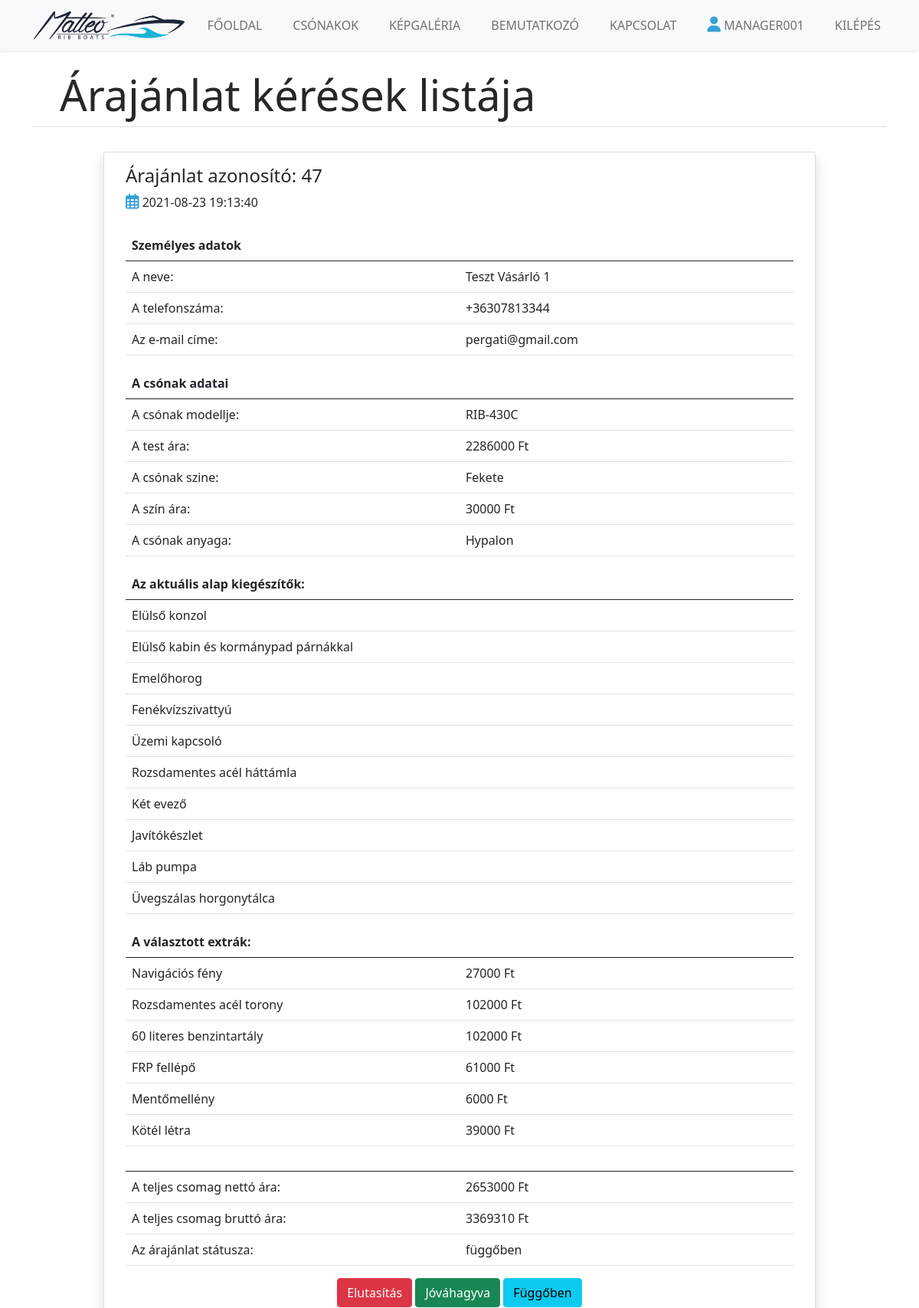
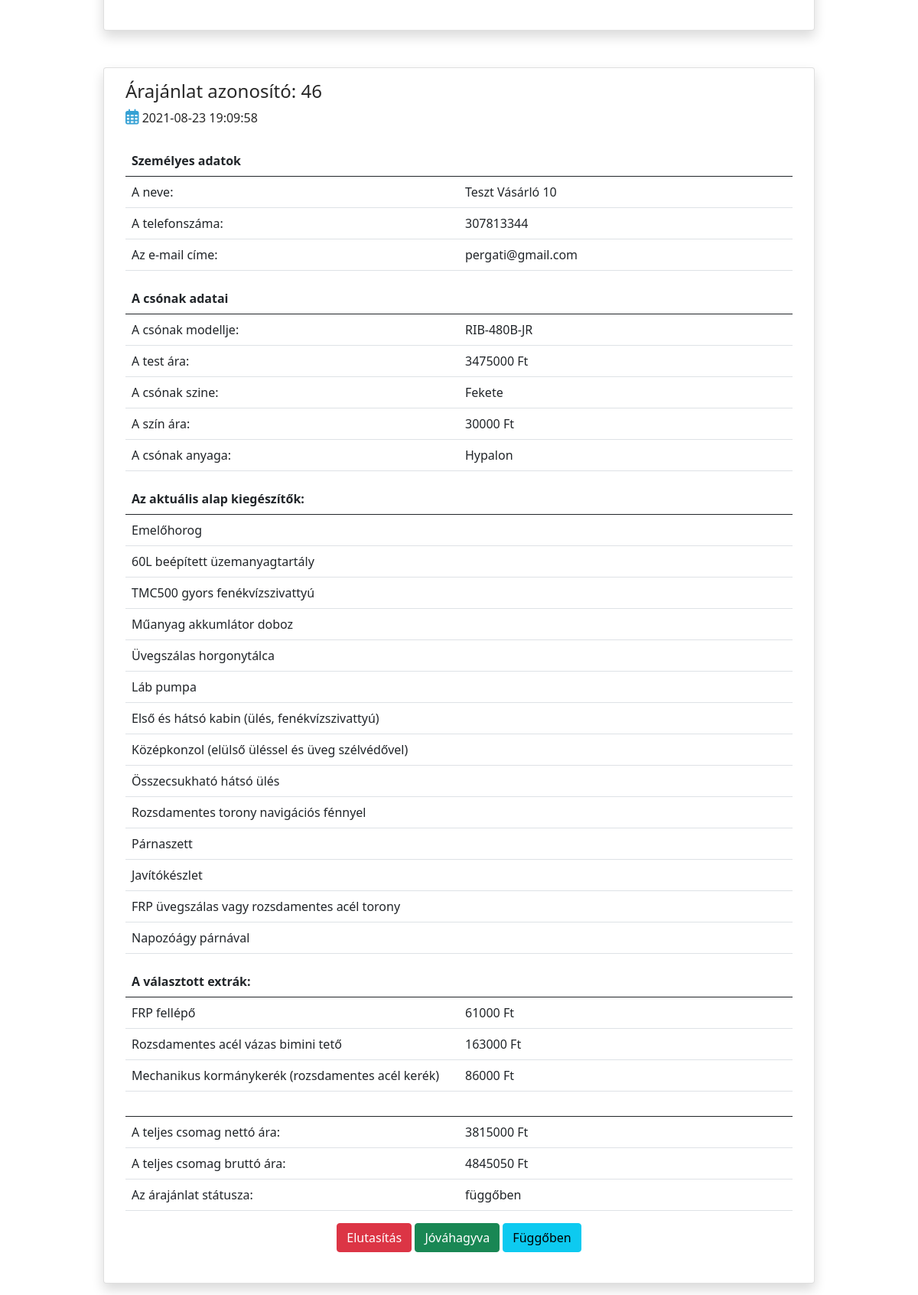
Page /orderlist.php (signed in, upper part) on the committed database (2 pictures, top to bottom).
### tables this page shows
CREATE TABLE `ordersum` (
  `id` int(11) NOT NULL,
  `date` datetime NOT NULL DEFAULT current_timestamp(),
  `buyername` text NOT NULL,
  `phone` text NOT NULL,
  `email` text NOT NULL,
  `boatid` int(11) NOT NULL,
  `colorid` int(11) NOT NULL,
  `material` varchar(10) NOT NULL,
  `materialprice` int(50) NOT NULL,
  `bodyprice` int(50) NOT NULL,
  `sumprice` int(50) NOT NULL,
  `sumvatprice` double NOT NULL,
  `status` text DEFAULT 'függőben'
);

CREATE TABLE `boatlist` (
  `id` int(11) NOT NULL,
  `modell` text NOT NULL,
  `pvc1` int(11) NOT NULL,
  `pvc2` int(11) NOT NULL,
  `hyp1` int(11) NOT NULL,
  `hyp2` int(11) NOT NULL,
  `fulllength` text NOT NULL,
  `innerlength` text NOT NULL,
  `fullwidth` text NOT NULL,
  `innerwidth` text NOT NULL,
  `diameter` text NOT NULL,
  `nettweight` text NOT NULL,
  `maxweight` text NOT NULL,
  `maxperson` text NOT NULL,
  `maxengine` text NOT NULL,
  `suggestedengine` text NOT NULL,
  `maxengineweight` text NOT NULL,
  `feet` text NOT NULL,
  `airchamber` int(10) NOT NULL,
  `packagesize` text NOT NULL,
  `stock` tinyint(1) NOT NULL,
  `boatimg` text NOT NULL
);

CREATE TABLE `colors` (
  `id` int(11) NOT NULL,
  `color` varchar(25) NOT NULL,
  `material` varchar(25) NOT NULL,
  `price` int(15) NOT NULL,
  `image` varchar(25) NOT NULL
);

CREATE TABLE `orderbasic` (
  `id` int(11) NOT NULL,
  `orderid` int(11) NOT NULL,
  `orderedbasicname` text NOT NULL
);

CREATE TABLE `orderextra` (
  `id` int(11) NOT NULL,
  `orderid` int(11) NOT NULL,
  `orderedextraid` int(11) NOT NULL,
  `extraprice` int(25) NOT NULL
);

CREATE TABLE `extralist` (
  `id` int(11) NOT NULL,
  `extraName` text NOT NULL
);

### classes/Database.php (called while the page is built)
<?php
class Database
{
	public static function getConnection($host,$dbname,$user,$password) {
		return new PDO('mysql:host='.$host.";dbname=".$dbname,$user,$password);
	}
}
?>

### classes/OrderService.php (called while the page is built, shortened)
<?php
require_once 'SQL.php';
class OrderService
{
	private $sql;
	function __construct(){
		$this->sql = new SQL();
	}
	public function getOrderList(){
		return $this->sql->getOrderList();
	}
	public function getOrderExtraList($orderId){
		return $this->sql->getOrderExtraList($orderId);
	}
	public function getOrderBasicList($orderId){
		return $this->sql->getOrderBasicList($orderId);
	}
}
?>

### classes/SQL.php (called while the page is built, shortened)
<?php
require 'Database.php';
class SQL
{
	private $con;
	function __construct()	{
		$this->con = Database::getConnection("localhost","boats","root","");
	}
	public function getOrderList() {
		return $this->con->query("SELECT * FROM ordersum ORDER BY date DESC;");
	}
	public function getColorById($ColorId){
		$stm = $this->con->prepare("SELECT color FROM colors WHERE id=?");
		$stm->bindParam(1,$ColorId);
		$stm->execute();
		return $stm->fetchColumn();
	}
	public function getBoatName($productId) {
		$stm = $this->con->prepare("SELECT modell FROM boatlist WHERE id = :id");
		$stm->bindParam(":id",$productId);
		$stm->execute();
		return $stm->fetchColumn();
	}
	public function getOrderExtraList($orderId){
		$stm = $this->con->prepare("SELECT * FROM orderextra WHERE orderid=?");
		$stm->bindParam(1,$orderId);
		$stm->execute();
		return $stm->fetchAll();
	}
	public function getOrderBasicList($orderId){
		$stm = $this->con->prepare("SELECT * FROM orderbasic WHERE orderid=?");
		$stm->bindParam(1,$orderId);
		$stm->execute();
		return $stm->fetchAll();
	}
	public function getThisExtraName($orderExtraId){
		$stm = $this->con->prepare("SELECT extraName FROM extralist WHERE id=?");
		$stm->bindParam(1,$orderExtraId);
		$stm->execute();
		return $stm->fetchColumn();
	}
}
?>

### classes/ProductService.php (called while the page is built, shortened)
<?php
require_once 'SQL.php';
class ProductService
{
	private $sql;
	function __construct(){
		$this->sql = new SQL();
	}
	public function getColorById($ColorId){
		return $this->sql->getColorById($ColorId);
	}
	public function getBoatName($productId){
		return $this->sql->getBoatName($productId);
	}
	public function getThisExtraName($orderExtraId){
		return $this->sql->getThisExtraName($orderExtraId);
	}
}
?>

### orderlist.php (the view, shortened to what this page needs)
<?php
require_once 'classes/ProductService.php';
require_once 'classes/OrderService.php';
$ProductService = new ProductService();
$OrderService = new OrderService();
?>
<!DOCTYPE html>
<html lang="hu">
<head>
    <link href="https://cdn.jsdelivr.net/npm/bootstrap@5.0.1/dist/css/bootstrap.min.css" rel="stylesheet"
>
    <link rel="stylesheet" href="css/style.css">
</head>
<body>
    <?php require 'navbar.php' ?>
    <div class="container">
        <div class="row mx-auto">
            <div class="jumbotron jumbotron-fluid border-bottom mt-4 mb-2">
                <div class="container">
                    <h1 class="display-4">Árajánlat kérések listája</h1>
                </div>
            </div>
            <?php
    $orderList = $OrderService->getOrderList();
        foreach ($orderList as $row ){
            $productId = $row['boatid'];
            $boatName = $ProductService->getBoatName($productId);
            $ColorId = $row['colorid'];
            $colorName = $ProductService->getColorById($ColorId);
            ?>
            <div class="card shadow col-10 mx-auto my-4">
                <div class="card-body">
                    <h4 class="card-title">Árajánlat azonosító: <?php echo $row['id'];?></h4>
                    <p><i class="icons far fa-calendar-alt"></i> <?php echo $row['date'];?></p>
                    <div class="table-responsive mt-4">
                        <table class="table">
                            <thead>
                                <tr>
                                    <th class="col-6" scope="col">Személyes adatok</th>
                                    <th class="col-6" scope="col"></th>
                                </tr>
                            </thead>
                            <tbody>
                                <tr>
                                    <td scope="row">A neve:</td>
                                    <td><?php echo $row['buyername'];?></td>
                                </tr>
                                <tr>
                                    <td scope="row">A telefonszáma:</td>
                                    <td><?php echo $row['phone'];?></td>
                                </tr>
                                <tr>
                                    <td scope="row">Az e-mail címe:</td>
                                    <td><?php echo $row['email'];?></td>
                                </tr>
                            </tbody>
                        </table>
                        <table class="table">
                            <thead>
                                <tr>
                                    <th class="col-6" scope="col">A csónak adatai</th>
                                    <th class="col-6" scope="col"></th>
                                </tr>
                            </thead>
                            <tbody>
                                <tr>
                                    <td scope="row">A csónak modellje:</td>
                                    <td><?php echo $boatName; ?></td>
                                </tr>
                                <tr>
                                    <td scope="row">A test ára:</td>
                                    <td><?php echo $row['bodyprice']; ?> Ft</td>
                                </tr>
                                <tr>
                                    <td scope="row">A csónak szine:</td>
                                    <td><?php echo $colorName; ?></td>
                                </tr>
                                <tr>
                                    <td scope="row">A szín ára:</td>
                                    <td><?php echo $row['materialprice'];?> Ft</td>
                                </tr>
                                <tr>
                                    <td scope="row">A csónak anyaga:</td>
                                    <td><?php echo $row['material']; ?></td>
                                </tr>
                            </tbody>
                        </table>
                        <?php
                            $orderId = $row['id'];
                            $basicList = $OrderService-> getOrderBasicList($orderId);
                            if(count($basicList) > 0) {
                            ?>
                        <table class="table">
                            <thead>
                                <tr>
                                    <th class="col-6" scope="col">Az aktuális alap kiegészítők:</th>
                                    <th class="col-6" scope="col"></th>
                                </tr>
                            </thead>
                            <tbody>
                                <?php
                                foreach ($basicList as $basicrow ){
                                    $BasicName = $basicrow['orderedbasicname'];
                                ?>
                                <tr>
                                    <td scope="row"><?php echo $BasicName;?></td>
                                    <td></td>
                                </tr>
                                <?php } ?>
                            </tbody>
                        </table>
                        <?php } ?>
                        <?php
                            $extraList = $OrderService-> getOrderExtraList($orderId);
                            if(count($extraList) > 0) {
                            ?>
                        <table class="table">
                            <thead>
                                <tr>
                                    <th class="col-6" scope="col">A választott extrák:</th>
                                    <th class="col-6" scope="col"></th>
                                </tr>
                            </thead>
                            <tbody>
                                <?php
                                foreach ($extraList as $extrarow ){
                                    $orderExtraId = $extrarow['orderedextraid'];
                                    $extraName = $ProductService-> getThisExtraName($orderExtraId);
                                ?>
                                <tr>
                                    <td scope="row"><?php echo $extraName;?></td>
                                    <td><?php echo $extrarow['extraprice'];?> Ft</td>
                                </tr>
                                <?php } ?>
                            </tbody>
                        </table>
                        <?php } ?>
                    </div>
                    <table class="table">
                        <thead>
                            <tr>
                                <th class="col-6" scope="col"></th>
                                <th class="col-6" scope="col"></th>
                            </tr>
                        </thead>
                        <tbody>
                            <tr>
                                <td scope="row">A teljes csomag nettó ára:</td>
                                <td><?php echo $row['sumprice']; ?> Ft</td>
                            </tr>
                            <tr>
                                <td scope="row">A teljes csomag bruttó ára:</td>
                                <td><?php echo $row['sumvatprice']; ?> Ft</td>
                            </tr>
                            <tr>
                                <td scope="row">Az árajánlat státusza:</td>
                                <td><?php echo $row['status']; ?></td>
                            </tr>
                        </tbody>
                    </table>
                    <form action="" method="POST">
                        <div class="text-center">
                            <button type="submit" name="orderRefuse"
                                class="btn btn-danger btn-block mb-4">Elutasítás</button>
                            <button type="submit" name="orderFinished"
                                class="btn btn-success btn-block mb-4">Jóváhagyva</button>
                            <button type="submit" name="orderPending"
                                class="btn btn-info btn-block mb-4">Függőben</button>
                        </div>
                    </form>
                </div>
            </div>
            <?php
        }
        ?>
        </div>
    </div>
</body>
</html>

### css/style.css (style rules this page uses)
:root { --themecolor: #36A1D4; --secondarycolor: #272727; }
html { scroll-behavior: smooth; }
body { color: var(--secondarycolor); }
table { table-layout:fixed; width:100%; }
.shadow { box-shadow: 0 2px 4px 0 rgba(0, 0, 0, 0.15); }
.icons { font-size: 1.25em; color: var(--themecolor); }
.card { overflow: hidden; }

### rows in the picture
ordersum: id "47", date "2021-08-23 19:13:40", buyername "Teszt Vásárló 1", phone "+36307813344", email "pergati@gmail.com", boatid.modell "RIB-430C", bodyprice "2286000", colorid.color "Fekete", materialprice "30000", material "Hypalon", sumprice "2653000", sumvatprice "3369310", status "függőben"
orderbasic: orderedbasicname "Elülső konzol"
orderbasic: orderedbasicname "Elülső kabin és kormánypad párnákkal"
orderbasic: orderedbasicname "Emelőhorog"
orderbasic: orderedbasicname "Fenékvízszivattyú"
orderbasic: orderedbasicname "Üzemi kapcsoló"
orderbasic: orderedbasicname "Rozsdamentes acél háttámla"
orderbasic: orderedbasicname "Két evező"
orderbasic: orderedbasicname "Javítókészlet"
orderbasic: orderedbasicname "Láb pumpa"
orderbasic: orderedbasicname "Üvegszálas horgonytálca"
orderextra: orderedextraid.extraName "Navigációs fény", extraprice "27000"
orderextra: orderedextraid.extraName "Rozsdamentes acél torony", extraprice "102000"
orderextra: orderedextraid.extraName "60 literes benzintartály", extraprice "102000"
orderextra: orderedextraid.extraName "FRP fellépő", extraprice "61000"
orderextra: orderedextraid.extraName "Mentőmellény", extraprice "6000"
orderextra: orderedextraid.extraName "Kötél létra", extraprice "39000"
ordersum: id "46", date "2021-08-23 19:09:58", buyername "Teszt Vásárló 10", phone "307813344", email "pergati@gmail.com", boatid.modell "RIB-480B-JR", bodyprice "3475000", colorid.color "Fekete", materialprice "30000", material "Hypalon", sumprice "3815000", sumvatprice "4845050", status "függőben"
orderbasic: orderedbasicname "Emelőhorog"
orderbasic: orderedbasicname "60L beépített üzemanyagtartály"
orderbasic: orderedbasicname "TMC500 gyors fenékvízszivattyú"
orderbasic: orderedbasicname "Műanyag akkumlátor doboz"
orderbasic: orderedbasicname "Üvegszálas horgonytálca"
orderbasic: orderedbasicname "Láb pumpa"
orderbasic: orderedbasicname "Első és hátsó kabin (ülés, fenékvízszivattyú)"
orderbasic: orderedbasicname "Középkonzol (elülső üléssel és üveg szélvédővel)"
orderbasic: orderedbasicname "Összecsukható hátsó ülés"
orderbasic: orderedbasicname "Rozsdamentes torony navigációs fénnyel"
orderbasic: orderedbasicname "Párnaszett"
orderbasic: orderedbasicname "Javítókészlet"
orderbasic: orderedbasicname "FRP üvegszálas vagy rozsdamentes acél torony"
orderbasic: orderedbasicname "Napozóágy párnával"
orderextra: orderedextraid.extraName "FRP fellépő", extraprice "61000"
orderextra: orderedextraid.extraName "Rozsdamentes acél vázas bimini tető", extraprice "163000"
orderextra: orderedextraid.extraName "Mechanikus kormánykerék (rozsdamentes acél kerék)", extraprice "86000"

### other values in the picture
$Avatar "MANAGER001"
